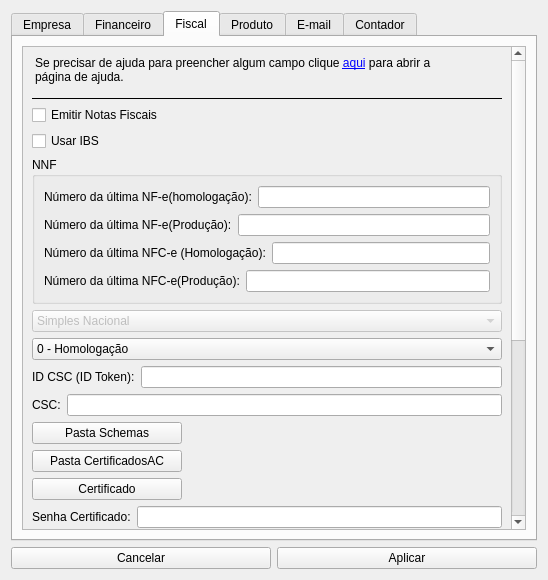
<?xml version="1.0" encoding="UTF-8"?>
<ui version="4.0">
 <class>Config</class>
 <widget class="QWidget" name="Config">
  <property name="geometry">
   <rect>
    <x>0</x>
    <y>0</y>
    <width>548</width>
    <height>580</height>
   </rect>
  </property>
  <property name="windowTitle">
   <string>Configurações</string>
  </property>
  <layout class="QVBoxLayout" name="verticalLayout_3">
   <property name="spacing">
    <number>6</number>
   </property>
   <item>
    <widget class="QTabWidget" name="tabWidget">
     <property name="currentIndex">
      <number>2</number>
     </property>
     <widget class="QWidget" name="tab">
      <attribute name="title">
       <string>Empresa</string>
      </attribute>
      <layout class="QVBoxLayout" name="verticalLayout_6">
       <property name="spacing">
        <number>15</number>
       </property>
       <item>
        <layout class="QHBoxLayout" name="horizontalLayout">
         <item>
          <widget class="QLabel" name="label">
           <property name="text">
            <string>Nome:</string>
           </property>
          </widget>
         </item>
         <item>
          <widget class="QLineEdit" name="Ledt_NomeEmpresa">
           <property name="maxLength">
            <number>30</number>
           </property>
          </widget>
         </item>
        </layout>
       </item>
       <item>
        <layout class="QHBoxLayout" name="horizontalLayout_20">
         <item>
          <widget class="QLabel" name="label_14">
           <property name="text">
            <string>Nome Fantasia:</string>
           </property>
          </widget>
         </item>
         <item>
          <widget class="QLineEdit" name="Ledt_NomeFantasia">
           <property name="maxLength">
            <number>30</number>
           </property>
          </widget>
         </item>
        </layout>
       </item>
       <item>
        <layout class="QHBoxLayout" name="horizontalLayout_2">
         <item>
          <widget class="QLabel" name="label_2">
           <property name="text">
            <string>Endereço:</string>
           </property>
          </widget>
         </item>
         <item>
          <widget class="QLineEdit" name="Ledt_EnderecoEmpresa">
           <property name="maxLength">
            <number>30</number>
           </property>
          </widget>
         </item>
        </layout>
       </item>
       <item>
        <layout class="QHBoxLayout" name="horizontalLayout_21">
         <item>
          <widget class="QLabel" name="label_15">
           <property name="text">
            <string>Número:</string>
           </property>
          </widget>
         </item>
         <item>
          <widget class="QLineEdit" name="Ledt_NumeroEnd">
           <property name="maxLength">
            <number>15</number>
           </property>
          </widget>
         </item>
        </layout>
       </item>
       <item>
        <layout class="QHBoxLayout" name="horizontalLayout_22">
         <item>
          <widget class="QLabel" name="label_16">
           <property name="text">
            <string>Bairro:</string>
           </property>
          </widget>
         </item>
         <item>
          <widget class="QLineEdit" name="Ledt_Bairro">
           <property name="maxLength">
            <number>30</number>
           </property>
          </widget>
         </item>
        </layout>
       </item>
       <item>
        <layout class="QHBoxLayout" name="horizontalLayout_23">
         <item>
          <widget class="QLabel" name="label_17">
           <property name="text">
            <string>CEP:</string>
           </property>
          </widget>
         </item>
         <item>
          <widget class="QLineEdit" name="Ledt_Cep">
           <property name="maxLength">
            <number>15</number>
           </property>
          </widget>
         </item>
        </layout>
       </item>
       <item>
        <layout class="QHBoxLayout" name="horizontalLayout_13">
         <item>
          <widget class="QLabel" name="label_9">
           <property name="text">
            <string>Cidade:</string>
           </property>
          </widget>
         </item>
         <item>
          <widget class="QLineEdit" name="Ledt_CidadeEmpresa">
           <property name="maxLength">
            <number>30</number>
           </property>
          </widget>
         </item>
        </layout>
       </item>
       <item>
        <layout class="QHBoxLayout" name="horizontalLayout_12">
         <item>
          <widget class="QLabel" name="label_10">
           <property name="text">
            <string>UF:</string>
           </property>
          </widget>
         </item>
         <item>
          <widget class="QLineEdit" name="Ledt_EstadoEmpresa">
           <property name="maxLength">
            <number>2</number>
           </property>
          </widget>
         </item>
        </layout>
       </item>
       <item>
        <layout class="QHBoxLayout" name="horizontalLayout_3">
         <item>
          <widget class="QLabel" name="label_3">
           <property name="text">
            <string>Telefone:</string>
           </property>
          </widget>
         </item>
         <item>
          <widget class="QLineEdit" name="Ledt_TelEmpresa">
           <property name="maxLength">
            <number>15</number>
           </property>
          </widget>
         </item>
        </layout>
       </item>
       <item>
        <layout class="QHBoxLayout" name="horizontalLayout_4">
         <item>
          <widget class="QLabel" name="label_4">
           <property name="text">
            <string>CNPJ:</string>
           </property>
          </widget>
         </item>
         <item>
          <widget class="QLineEdit" name="Ledt_CnpjEmpresa">
           <property name="maxLength">
            <number>15</number>
           </property>
          </widget>
         </item>
        </layout>
       </item>
       <item>
        <layout class="QHBoxLayout" name="horizontalLayout_5">
         <item>
          <widget class="QLabel" name="label_5">
           <property name="text">
            <string>E-mail:</string>
           </property>
          </widget>
         </item>
         <item>
          <widget class="QLineEdit" name="Ledt_EmailEmpresa">
           <property name="maxLength">
            <number>25</number>
           </property>
          </widget>
         </item>
        </layout>
       </item>
       <item>
        <layout class="QHBoxLayout" name="horizontalLayout_10">
         <item>
          <widget class="QPushButton" name="Btn_LogoEmpresa">
           <property name="maximumSize">
            <size>
             <width>100</width>
             <height>25</height>
            </size>
           </property>
           <property name="text">
            <string>Imagem Logo</string>
           </property>
          </widget>
         </item>
         <item>
          <widget class="QLabel" name="Ledt_LogoEmpresa">
           <property name="maximumSize">
            <size>
             <width>16777215</width>
             <height>25</height>
            </size>
           </property>
           <property name="text">
            <string/>
           </property>
          </widget>
         </item>
        </layout>
       </item>
      </layout>
     </widget>
     <widget class="QWidget" name="tab_2">
      <attribute name="title">
       <string>Financeiro</string>
      </attribute>
      <layout class="QHBoxLayout" name="horizontalLayout_11">
       <item>
        <layout class="QVBoxLayout" name="verticalLayout_2">
         <item>
          <layout class="QHBoxLayout" name="horizontalLayout_6">
           <item>
            <widget class="QLabel" name="label_6">
             <property name="text">
              <string>Porcentagem de Lucro:</string>
             </property>
            </widget>
           </item>
           <item>
            <widget class="QLineEdit" name="Ledt_LucroEmpresa">
             <property name="maxLength">
              <number>4</number>
             </property>
            </widget>
           </item>
          </layout>
         </item>
         <item>
          <layout class="QHBoxLayout" name="horizontalLayout_8">
           <item>
            <widget class="QLabel" name="label_7">
             <property name="text">
              <string>Taxa Débito padrão:</string>
             </property>
            </widget>
           </item>
           <item>
            <widget class="QLineEdit" name="Ledt_debito">
             <property name="maxLength">
              <number>4</number>
             </property>
            </widget>
           </item>
          </layout>
         </item>
         <item>
          <layout class="QHBoxLayout" name="horizontalLayout_9">
           <item>
            <widget class="QLabel" name="label_8">
             <property name="text">
              <string>Taxa Crédito Padrão:</string>
             </property>
            </widget>
           </item>
           <item>
            <widget class="QLineEdit" name="Ledt_credito">
             <property name="maxLength">
              <number>4</number>
             </property>
            </widget>
           </item>
          </layout>
         </item>
        </layout>
       </item>
      </layout>
     </widget>
     <widget class="QWidget" name="tab_3">
      <attribute name="title">
       <string>Fiscal</string>
      </attribute>
      <layout class="QVBoxLayout" name="verticalLayout" stretch="0">
       <property name="spacing">
        <number>6</number>
       </property>
       <property name="sizeConstraint">
        <enum>QLayout::SizeConstraint::SetDefaultConstraint</enum>
       </property>
       <property name="leftMargin">
        <number>9</number>
       </property>
       <property name="topMargin">
        <number>9</number>
       </property>
       <property name="rightMargin">
        <number>9</number>
       </property>
       <item>
        <widget class="QScrollArea" name="scrollArea">
         <property name="verticalScrollBarPolicy">
          <enum>Qt::ScrollBarPolicy::ScrollBarAlwaysOn</enum>
         </property>
         <property name="widgetResizable">
          <bool>true</bool>
         </property>
         <widget class="QWidget" name="scrollAreaWidgetContents">
          <property name="geometry">
           <rect>
            <x>0</x>
            <y>-347</y>
            <width>492</width>
            <height>829</height>
           </rect>
          </property>
          <layout class="QVBoxLayout" name="verticalLayout_8">
           <item>
            <widget class="QLabel" name="label_35">
             <property name="layoutDirection">
              <enum>Qt::LayoutDirection::LeftToRight</enum>
             </property>
             <property name="autoFillBackground">
              <bool>false</bool>
             </property>
             <property name="styleSheet">
              <string notr="true">font: 500 10pt &quot;Ubuntu&quot;;
border-bottom: 1px solid black;
border-radius: 0px;</string>
             </property>
             <property name="text">
              <string>&lt;html&gt;&lt;head/&gt;&lt;body&gt;&lt;p&gt;Se precisar de ajuda para preencher algum campo clique &lt;a href=&quot;help&quot;&gt;&lt;span style=&quot; text-decoration: underline; color:#0000ff;&quot;&gt;aqui&lt;/span&gt;&lt;/a&gt; para abrir a &lt;br&gt;página de ajuda.&lt;br&gt;&lt;/p&gt;&lt;/body&gt;&lt;/html&gt;</string>
             </property>
             <property name="wordWrap">
              <bool>false</bool>
             </property>
            </widget>
           </item>
           <item>
            <widget class="QCheckBox" name="CheckBox_emitNf">
             <property name="text">
              <string>Emitir Notas Fiscais</string>
             </property>
            </widget>
           </item>
           <item>
            <widget class="QCheckBox" name="CheckBox_usarIbs">
             <property name="text">
              <string>Usar IBS</string>
             </property>
            </widget>
           </item>
           <item>
            <widget class="QGroupBox" name="groupBox_2">
             <property name="toolTip">
              <string>&lt;html&gt;&lt;head/&gt;&lt;body&gt;&lt;p&gt;Se você já emitiu nota com outro programa vai precisar preencher o número da última Nota-Fiscal e Nota-Fiscal ao Consumidor emitida(Geralmente apenas em produção).&lt;/p&gt;&lt;/body&gt;&lt;/html&gt;</string>
             </property>
             <property name="title">
              <string>NNF</string>
             </property>
             <layout class="QVBoxLayout" name="verticalLayout_4">
              <item>
               <layout class="QHBoxLayout" name="horizontalLayout_39">
                <item>
                 <widget class="QLabel" name="label_33">
                  <property name="text">
                   <string>Número da última NF-e(homologação):</string>
                  </property>
                 </widget>
                </item>
                <item>
                 <widget class="QLineEdit" name="Ledit_NNfHomologNFe">
                  <property name="maxLength">
                   <number>7</number>
                  </property>
                 </widget>
                </item>
               </layout>
              </item>
              <item>
               <layout class="QHBoxLayout" name="horizontalLayout_40">
                <item>
                 <widget class="QLabel" name="label_34">
                  <property name="text">
                   <string>Número da última NF-e(Produção):</string>
                  </property>
                 </widget>
                </item>
                <item>
                 <widget class="QLineEdit" name="Ledit_NNFProdNFe">
                  <property name="maxLength">
                   <number>7</number>
                  </property>
                 </widget>
                </item>
               </layout>
              </item>
              <item>
               <layout class="QHBoxLayout" name="horizontalLayout_34">
                <item>
                 <widget class="QLabel" name="label_23">
                  <property name="text">
                   <string>Número da última NFC-e (Homologação):</string>
                  </property>
                 </widget>
                </item>
                <item>
                 <widget class="QLineEdit" name="Ledit_NNfHomolog">
                  <property name="maxLength">
                   <number>7</number>
                  </property>
                 </widget>
                </item>
               </layout>
              </item>
              <item>
               <layout class="QHBoxLayout" name="horizontalLayout_33">
                <item>
                 <widget class="QLabel" name="label_28">
                  <property name="text">
                   <string>Número da última NFC-e(Produção):</string>
                  </property>
                 </widget>
                </item>
                <item>
                 <widget class="QLineEdit" name="Ledit_NNfProd">
                  <property name="maxLength">
                   <number>7</number>
                  </property>
                 </widget>
                </item>
               </layout>
              </item>
             </layout>
            </widget>
           </item>
           <item>
            <widget class="QComboBox" name="CBox_Opcao">
             <property name="enabled">
              <bool>false</bool>
             </property>
             <item>
              <property name="text">
               <string>Simples Nacional</string>
              </property>
             </item>
            </widget>
           </item>
           <item>
            <widget class="QComboBox" name="CBox_Tpamp">
             <item>
              <property name="text">
               <string>0 - Homologação</string>
              </property>
             </item>
             <item>
              <property name="text">
               <string>1 - Produção</string>
              </property>
             </item>
            </widget>
           </item>
           <item>
            <layout class="QHBoxLayout" name="horizontalLayout_18">
             <item>
              <widget class="QLabel" name="label_11">
               <property name="text">
                <string>ID CSC (ID Token):</string>
               </property>
              </widget>
             </item>
             <item>
              <widget class="QLineEdit" name="Ledit_Idcsc">
               <property name="maxLength">
                <number>10</number>
               </property>
              </widget>
             </item>
            </layout>
           </item>
           <item>
            <layout class="QHBoxLayout" name="horizontalLayout_17">
             <item>
              <widget class="QLabel" name="label_12">
               <property name="text">
                <string>CSC:</string>
               </property>
              </widget>
             </item>
             <item>
              <widget class="QLineEdit" name="Ledit_Csc">
               <property name="maxLength">
                <number>40</number>
               </property>
              </widget>
             </item>
            </layout>
           </item>
           <item>
            <layout class="QHBoxLayout" name="horizontalLayout_14">
             <item>
              <widget class="QPushButton" name="Btn_schemaPath">
               <property name="maximumSize">
                <size>
                 <width>150</width>
                 <height>25</height>
                </size>
               </property>
               <property name="text">
                <string>Pasta Schemas</string>
               </property>
              </widget>
             </item>
             <item>
              <widget class="QLabel" name="Lbl_SchemaPath">
               <property name="maximumSize">
                <size>
                 <width>16777215</width>
                 <height>25</height>
                </size>
               </property>
               <property name="text">
                <string/>
               </property>
              </widget>
             </item>
            </layout>
           </item>
           <item>
            <layout class="QHBoxLayout" name="horizontalLayout_19">
             <item>
              <widget class="QPushButton" name="Btn_CertficadoAcPath">
               <property name="maximumSize">
                <size>
                 <width>150</width>
                 <height>25</height>
                </size>
               </property>
               <property name="text">
                <string>Pasta CertificadosAC</string>
               </property>
              </widget>
             </item>
             <item>
              <widget class="QLabel" name="Lbl_CertificadoAcPath">
               <property name="maximumSize">
                <size>
                 <width>16777215</width>
                 <height>25</height>
                </size>
               </property>
               <property name="text">
                <string/>
               </property>
              </widget>
             </item>
            </layout>
           </item>
           <item>
            <layout class="QHBoxLayout" name="horizontalLayout_15">
             <item>
              <widget class="QPushButton" name="Btn_certificadoPath">
               <property name="maximumSize">
                <size>
                 <width>150</width>
                 <height>25</height>
                </size>
               </property>
               <property name="text">
                <string>Certificado</string>
               </property>
              </widget>
             </item>
             <item>
              <widget class="QLabel" name="Lbl_CertificadoPath">
               <property name="maximumSize">
                <size>
                 <width>16777215</width>
                 <height>25</height>
                </size>
               </property>
               <property name="text">
                <string/>
               </property>
              </widget>
             </item>
            </layout>
           </item>
           <item>
            <layout class="QHBoxLayout" name="horizontalLayout_16">
             <item>
              <widget class="QLabel" name="label_13">
               <property name="text">
                <string>Senha Certificado:</string>
               </property>
              </widget>
             </item>
             <item>
              <widget class="QLineEdit" name="Ledit_CertificadoSenha">
               <property name="maxLength">
                <number>25</number>
               </property>
               <property name="echoMode">
                <enum>QLineEdit::EchoMode::Password</enum>
               </property>
              </widget>
             </item>
            </layout>
           </item>
           <item>
            <layout class="QHBoxLayout" name="horizontalLayout_24">
             <item>
              <widget class="QLabel" name="label_18">
               <property name="text">
                <string>Código UF:</string>
               </property>
              </widget>
             </item>
             <item>
              <widget class="QLineEdit" name="Ledt_CUf">
               <property name="maxLength">
                <number>10</number>
               </property>
              </widget>
             </item>
            </layout>
           </item>
           <item>
            <layout class="QHBoxLayout" name="horizontalLayout_25">
             <item>
              <widget class="QLabel" name="label_19">
               <property name="text">
                <string>Código Município:</string>
               </property>
              </widget>
             </item>
             <item>
              <widget class="QLineEdit" name="Ledt_CMun">
               <property name="maxLength">
                <number>20</number>
               </property>
              </widget>
             </item>
            </layout>
           </item>
           <item>
            <layout class="QHBoxLayout" name="horizontalLayout_26">
             <item>
              <widget class="QLabel" name="label_20">
               <property name="text">
                <string>Incrição Estadual:</string>
               </property>
              </widget>
             </item>
             <item>
              <widget class="QLineEdit" name="Ledt_IE">
               <property name="maxLength">
                <number>25</number>
               </property>
              </widget>
             </item>
            </layout>
           </item>
           <item>
            <widget class="QGroupBox" name="groupBox">
             <property name="title">
              <string>Responsável Técnico</string>
             </property>
             <layout class="QVBoxLayout" name="verticalLayout_5">
              <item>
               <layout class="QHBoxLayout" name="horizontalLayout_27">
                <item>
                 <widget class="QLabel" name="label_21">
                  <property name="text">
                   <string>CNPJ:</string>
                  </property>
                 </widget>
                </item>
                <item>
                 <widget class="QLineEdit" name="Ledt_CnpjRespTec">
                  <property name="maxLength">
                   <number>20</number>
                  </property>
                 </widget>
                </item>
               </layout>
              </item>
              <item>
               <layout class="QHBoxLayout" name="horizontalLayout_28">
                <item>
                 <widget class="QLabel" name="label_22">
                  <property name="text">
                   <string>Nome:</string>
                  </property>
                 </widget>
                </item>
                <item>
                 <widget class="QLineEdit" name="Ledt_NomeRespTec">
                  <property name="maxLength">
                   <number>30</number>
                  </property>
                 </widget>
                </item>
               </layout>
              </item>
              <item>
               <layout class="QHBoxLayout" name="horizontalLayout_29">
                <item>
                 <widget class="QLabel" name="label_24">
                  <property name="text">
                   <string>Email:</string>
                  </property>
                 </widget>
                </item>
                <item>
                 <widget class="QLineEdit" name="Ledt_EmailRespTec">
                  <property name="maxLength">
                   <number>30</number>
                  </property>
                 </widget>
                </item>
               </layout>
              </item>
              <item>
               <layout class="QHBoxLayout" name="horizontalLayout_30">
                <item>
                 <widget class="QLabel" name="label_25">
                  <property name="text">
                   <string>Fone:</string>
                  </property>
                 </widget>
                </item>
                <item>
                 <widget class="QLineEdit" name="Ledt_FoneRespTec">
                  <property name="maxLength">
                   <number>20</number>
                  </property>
                 </widget>
                </item>
               </layout>
              </item>
              <item>
               <layout class="QHBoxLayout" name="horizontalLayout_31">
                <item>
                 <widget class="QLabel" name="label_26">
                  <property name="text">
                   <string>ID CSRT:</string>
                  </property>
                 </widget>
                </item>
                <item>
                 <widget class="QLineEdit" name="Ledt_IdCsrtRespTec">
                  <property name="enabled">
                   <bool>false</bool>
                  </property>
                  <property name="maxLength">
                   <number>20</number>
                  </property>
                 </widget>
                </item>
               </layout>
              </item>
              <item>
               <layout class="QHBoxLayout" name="horizontalLayout_32">
                <item>
                 <widget class="QLabel" name="label_27">
                  <property name="text">
                   <string>HASH CSRT:</string>
                  </property>
                 </widget>
                </item>
                <item>
                 <widget class="QLineEdit" name="Ledt_HashCsrtRespTec">
                  <property name="enabled">
                   <bool>false</bool>
                  </property>
                  <property name="maxLength">
                   <number>20</number>
                  </property>
                 </widget>
                </item>
               </layout>
              </item>
             </layout>
            </widget>
           </item>
          </layout>
         </widget>
        </widget>
       </item>
      </layout>
     </widget>
     <widget class="QWidget" name="tab_4">
      <attribute name="title">
       <string>Produto</string>
      </attribute>
      <layout class="QVBoxLayout" name="verticalLayout_7">
       <item>
        <layout class="QHBoxLayout" name="horizontalLayout_35">
         <item>
          <widget class="QLabel" name="label_29">
           <property name="text">
            <string>NCM Padrão:</string>
           </property>
          </widget>
         </item>
         <item>
          <widget class="QLineEdit" name="Ledit_NCMProd">
           <property name="maxLength">
            <number>20</number>
           </property>
          </widget>
         </item>
        </layout>
       </item>
       <item>
        <layout class="QHBoxLayout" name="horizontalLayout_36">
         <item>
          <widget class="QLabel" name="Lbl_Csosn">
           <property name="text">
            <string>CSOSN Padrão:</string>
           </property>
          </widget>
         </item>
         <item>
          <widget class="QLineEdit" name="Ledit_CSOSNProd">
           <property name="maxLength">
            <number>20</number>
           </property>
          </widget>
         </item>
        </layout>
       </item>
       <item>
        <layout class="QHBoxLayout" name="horizontalLayout_37">
         <item>
          <widget class="QLabel" name="label_31">
           <property name="text">
            <string>PIS/COFINS Padrão:</string>
           </property>
          </widget>
         </item>
         <item>
          <widget class="QLineEdit" name="Ledit_PISProd">
           <property name="maxLength">
            <number>10</number>
           </property>
          </widget>
         </item>
        </layout>
       </item>
       <item>
        <layout class="QHBoxLayout" name="horizontalLayout_38">
         <item>
          <widget class="QLabel" name="Lbl_CestProd">
           <property name="text">
            <string>CEST Padrão:</string>
           </property>
          </widget>
         </item>
         <item>
          <widget class="QLineEdit" name="LEdit_CESTProd">
           <property name="enabled">
            <bool>false</bool>
           </property>
           <property name="maxLength">
            <number>20</number>
           </property>
          </widget>
         </item>
        </layout>
       </item>
      </layout>
     </widget>
     <widget class="QWidget" name="tab_5">
      <attribute name="title">
       <string>E-mail</string>
      </attribute>
      <layout class="QVBoxLayout" name="verticalLayout_9">
       <item>
        <layout class="QHBoxLayout" name="horizontalLayout_41">
         <item>
          <widget class="QLabel" name="label_30">
           <property name="text">
            <string>Nome:</string>
           </property>
          </widget>
         </item>
         <item>
          <widget class="QLineEdit" name="Ledit_EmailNome"/>
         </item>
        </layout>
       </item>
       <item>
        <layout class="QHBoxLayout" name="horizontalLayout_42">
         <item>
          <widget class="QLabel" name="label_32">
           <property name="text">
            <string>Servidor SMTP:</string>
           </property>
          </widget>
         </item>
         <item>
          <widget class="QLineEdit" name="Ledit_EmailSmtp"/>
         </item>
        </layout>
       </item>
       <item>
        <layout class="QHBoxLayout" name="horizontalLayout_43">
         <item>
          <widget class="QLabel" name="label_36">
           <property name="text">
            <string>Conta:</string>
           </property>
          </widget>
         </item>
         <item>
          <widget class="QLineEdit" name="Ledit_EmailConta"/>
         </item>
        </layout>
       </item>
       <item>
        <layout class="QHBoxLayout" name="horizontalLayout_44">
         <item>
          <widget class="QLabel" name="label_37">
           <property name="text">
            <string>Usuário:</string>
           </property>
          </widget>
         </item>
         <item>
          <widget class="QLineEdit" name="Ledit_EmailUsuario"/>
         </item>
        </layout>
       </item>
       <item>
        <layout class="QHBoxLayout" name="horizontalLayout_45">
         <item>
          <widget class="QLabel" name="label_38">
           <property name="text">
            <string>Senha:</string>
           </property>
          </widget>
         </item>
         <item>
          <widget class="QLineEdit" name="Ledit_EmailSenha"/>
         </item>
        </layout>
       </item>
       <item>
        <layout class="QHBoxLayout" name="horizontalLayout_46">
         <item>
          <widget class="QLabel" name="label_39">
           <property name="text">
            <string>Porta:</string>
           </property>
          </widget>
         </item>
         <item>
          <widget class="QLineEdit" name="Ledit_EmailPorta"/>
         </item>
        </layout>
       </item>
       <item>
        <widget class="QCheckBox" name="CheckBox_EmailSSL">
         <property name="text">
          <string>SSL</string>
         </property>
        </widget>
       </item>
       <item>
        <widget class="QCheckBox" name="CheckBox_EmailTLS">
         <property name="text">
          <string>TLS</string>
         </property>
        </widget>
       </item>
      </layout>
     </widget>
     <widget class="QWidget" name="tab_6">
      <attribute name="title">
       <string>Contador</string>
      </attribute>
      <layout class="QVBoxLayout" name="verticalLayout_10">
       <item>
        <layout class="QHBoxLayout" name="horizontalLayout_48">
         <item>
          <widget class="QLabel" name="label_40">
           <property name="text">
            <string>Nome:</string>
           </property>
          </widget>
         </item>
         <item>
          <widget class="QLineEdit" name="Ledit_ContadorNome"/>
         </item>
        </layout>
       </item>
       <item>
        <layout class="QHBoxLayout" name="horizontalLayout_47">
         <item>
          <widget class="QLabel" name="label_41">
           <property name="text">
            <string>E-mail:</string>
           </property>
          </widget>
         </item>
         <item>
          <widget class="QLineEdit" name="Ledit_ContadorEmail"/>
         </item>
        </layout>
       </item>
      </layout>
     </widget>
    </widget>
   </item>
   <item>
    <layout class="QHBoxLayout" name="horizontalLayout_7">
     <item>
      <widget class="QPushButton" name="Btn_Cancelar">
       <property name="text">
        <string>Cancelar</string>
       </property>
       <property name="icon">
        <iconset theme="QIcon::ThemeIcon::EditClear"/>
       </property>
      </widget>
     </item>
     <item>
      <widget class="QPushButton" name="Btn_Aplicar">
       <property name="text">
        <string>Aplicar</string>
       </property>
      </widget>
     </item>
    </layout>
   </item>
  </layout>
 </widget>
 <resources/>
 <connections/>
</ui>
